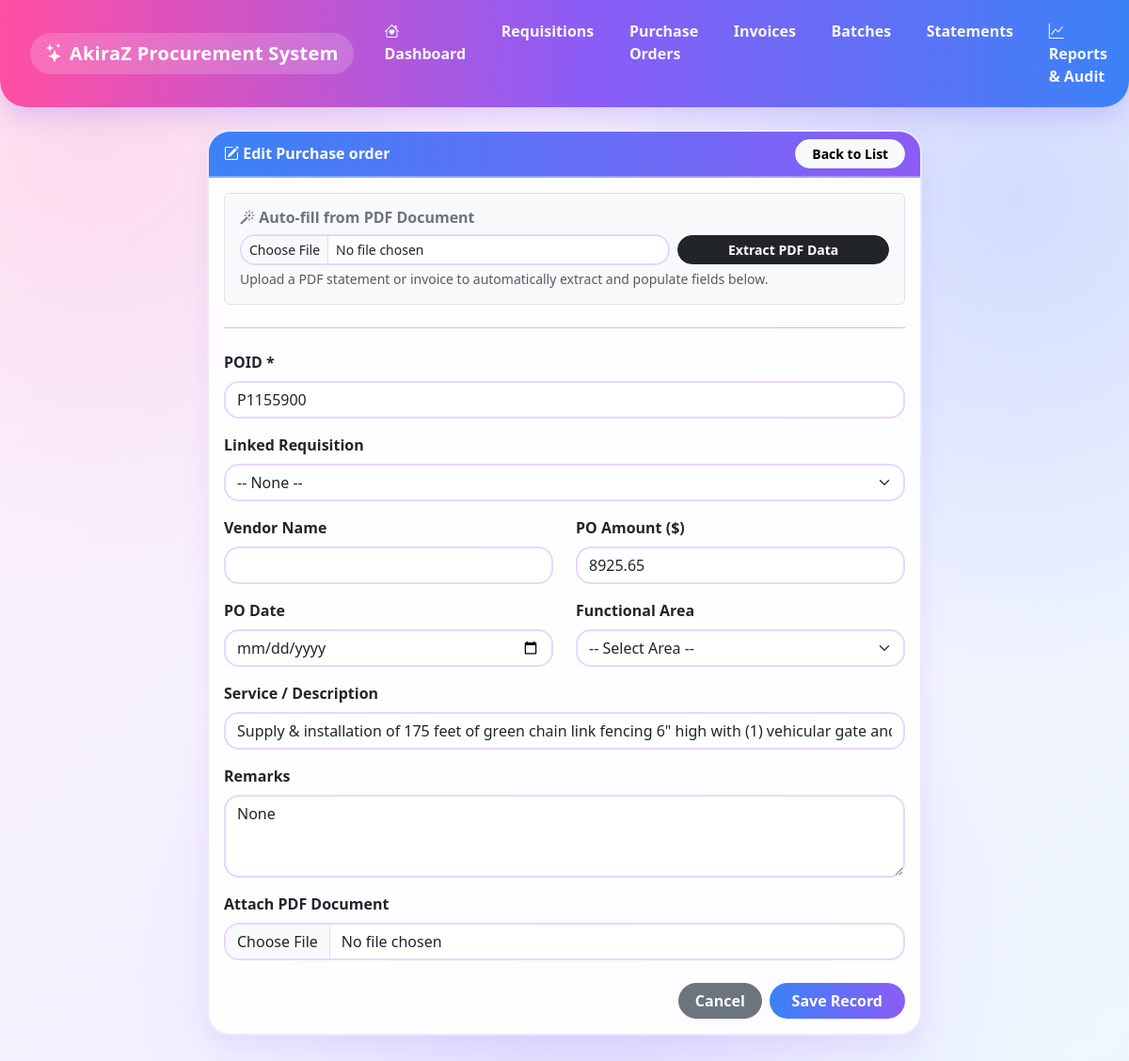
/purchase_orders/edit/14, run on an earlier commit of the app's database.
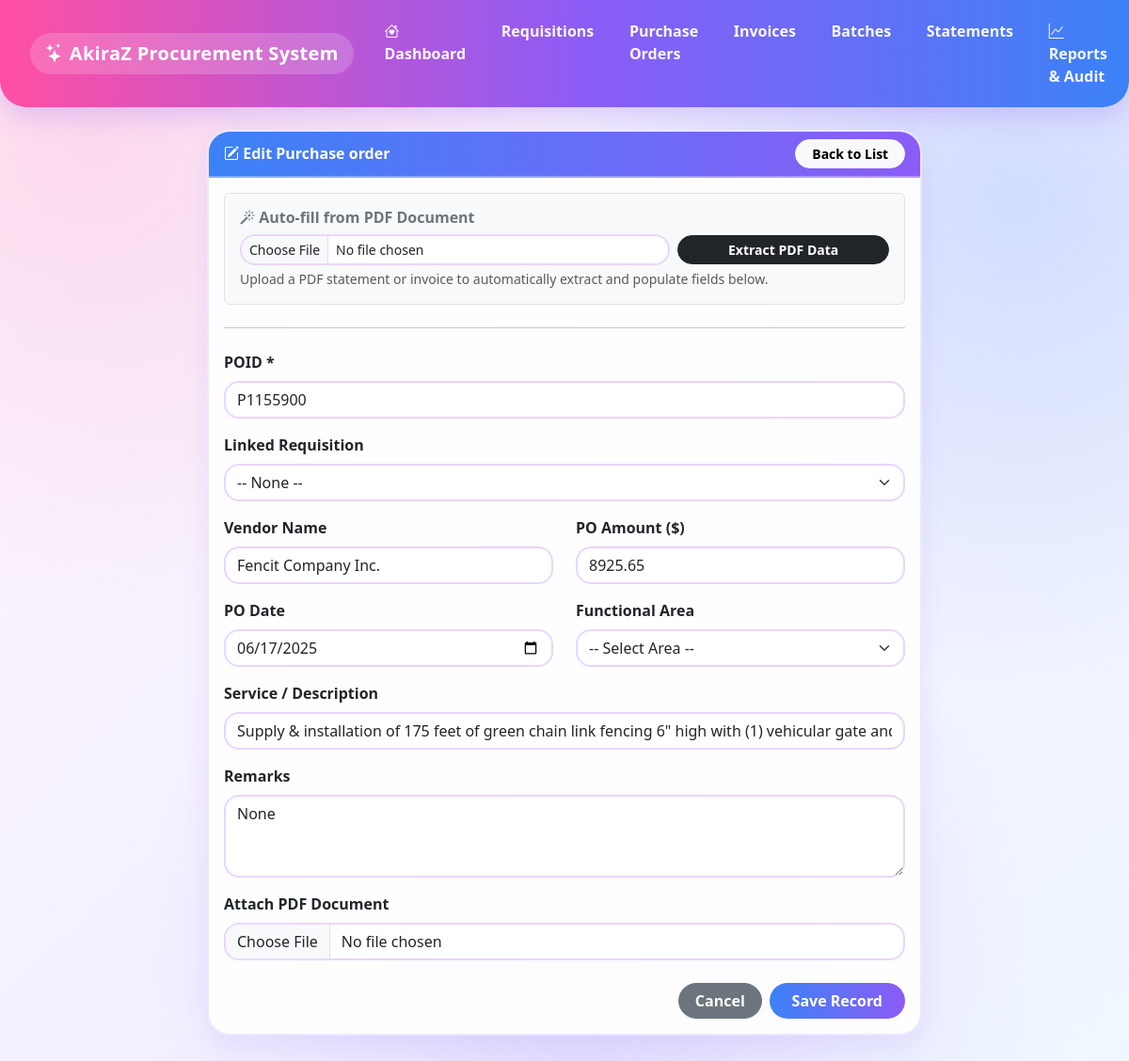
And on a later commit of the database.
### app.py (models this page shows)
class PurchaseOrder(db.Model):
    id = db.Column(db.Integer, primary_key=True)
    poid = db.Column(db.String(50), unique=True, nullable=False)
    requisition_id = db.Column(db.Integer, db.ForeignKey('requisition.id'), nullable=True)
    vendor_name = db.Column(db.String(100))
    po_amount = db.Column(db.Float, default=0.0)
    date = db.Column(db.String(20))
    service = db.Column(db.String(150))
    functional_area = db.Column(db.String(100))
    remarks = db.Column(db.Text)
    pdf_filename = db.Column(db.String(200))
    invoices = db.relationship('Invoice', backref='purchase_order', lazy=True, cascade='all, delete-orphan')

### app.py (the view, shortened to what this page needs)
@app.route('/<entity_type>/edit/<int:id>', methods=['GET', 'POST'])
def edit_entity(entity_type, id):
    if entity_type not in VALID_ENTITIES:
        flash("Invalid section requested.", "danger")
        return redirect(url_for('index'))
    if entity_type == 'requisitions':
        item = Requisition.query.get_or_404(id)
    elif entity_type == 'purchase_orders':
        item = PurchaseOrder.query.get_or_404(id)
    elif entity_type == 'invoices':
        item = Invoice.query.get_or_404(id)
    elif entity_type == 'batches':
        item = BatchSummary.query.get_or_404(id)
    elif entity_type == 'statements':
        item = VendorStatement.query.get_or_404(id)
    requisitions = Requisition.query.all()
    purchase_orders = PurchaseOrder.query.all()
    batches = BatchSummary.query.all()
    statements = VendorStatement.query.all()
    return render_template('add_edit.html', entity_type=entity_type, item=item,
                           requisitions=requisitions, purchase_orders=purchase_orders,
                           batches=batches, statements=statements)

### app.py (called while the page is built)
@app.context_processor
def inject_app_branding():
    return {
        'app_name': 'AkiraZ Procurement System',
        'app_tagline': 'Bubbly Pink, Blue & Purple Procurement Hub'
    }

### templates/add_edit.html (shortened to what the changed rows need)
{% extends "base.html" %}
{% block content %}
<div class="row justify-content-center">
    <div class="col-md-8">
        <div class="card shadow-sm mb-4">
            <div class="card-body">
                <form action="" method="POST" enctype="multipart/form-data">
                    {% if entity_type == 'statements' %}
                    <div class="mb-3">
                        <label for="statement_number" class="form-label fw-bold">Statement Number *</label>
                        <input type="text" class="form-control" id="statement_number" name="statement_number" value="{{ item.statement_number if item else '' }}" required>
                    </div>
                    <div class="mb-3">
                        <label for="vendor" class="form-label fw-bold">Vendor Name</label>
                        <input type="text" class="form-control" id="vendor" name="vendor" value="{{ item.vendor if item else '' }}">
                    </div>
                    <div class="mb-3">
                        <label for="statement_period" class="form-label fw-bold">Statement Period</label>
                        <input type="text" class="form-control" id="statement_period" name="statement_period" placeholder="e.g. October 2026 or Q3 2026" value="{{ item.statement_period if item else '' }}">
                    </div>
                    <div class="mb-3">
                        <label for="date_received" class="form-label fw-bold">Date Received</label>
                        <input type="date" class="form-control" id="date_received" name="date_received" value="{{ item.date_received if item else '' }}">
                    </div>
                    <div class="mb-3">
                        <label for="amount" class="form-label fw-bold">Statement Amount ($)</label>
                        <input type="number" step="0.01" class="form-control" id="amount" name="amount" value="{{ item.amount if item else '' }}">
                    </div>
                    <div class="mb-3">
                        <label for="remarks" class="form-label fw-bold">Remarks / Notes</label>
                        <textarea class="form-control" id="remarks" name="remarks" rows="3">{{ item.remarks if item else '' }}</textarea>
                    </div>
                    {% elif entity_type == 'purchase_orders' %}
                    <div class="mb-3">
                        <label for="poid" class="form-label fw-bold">POID *</label>
                        <input type="text" class="form-control" id="poid" name="poid" value="{{ item.poid if item else '' }}" required>
                    </div>
                    <div class="mb-3">
                        <label for="requisition_id" class="form-label fw-bold">Linked Requisition</label>
                        <select class="form-select" id="requisition_id" name="requisition_id">
                            <option value="">-- None --</option>
                        </select>
                    </div>
                    <div class="row">
                        <div class="col-md-6 mb-3">
                            <label for="vendor_name" class="form-label fw-bold">Vendor Name</label>
                            <input type="text" class="form-control" id="vendor_name" name="vendor_name" value="{{ item.vendor_name if item else '' }}">
                        </div>
                        <div class="col-md-6 mb-3">
                            <label for="po_amount" class="form-label fw-bold">PO Amount ($)</label>
                            <input type="number" step="0.01" class="form-control" id="po_amount" name="po_amount" value="{{ item.po_amount if item else '' }}">
                        </div>
                    </div>
                    <div class="row">
                        <div class="col-md-6 mb-3">
                            <label for="date" class="form-label fw-bold">PO Date</label>
                            <input type="date" class="form-control" id="date" name="date" value="{{ item.date if item else '' }}">
                        </div>
                        <div class="col-md-6 mb-3">
                            <label for="functional_area" class="form-label fw-bold">Functional Area</label>
                            <select class="form-select" id="functional_area" name="functional_area">
                                <option value="">-- Select Area --</option>
                            </select>
                        </div>
                    </div>
                    <div class="mb-3">
                        <label for="service" class="form-label fw-bold">Service / Description</label>
                        <input type="text" class="form-control" id="service" name="service" value="{{ item.service if item else '' }}">
                    </div>
                    <div class="mb-3">
                        <label for="remarks" class="form-label fw-bold">Remarks</label>
                        <textarea class="form-control" id="remarks" name="remarks" rows="3">{{ item.remarks if item else '' }}</textarea>
                    </div>
                    {% endif %}
                </form>
            </div>
        </div>
    </div>
</div>
{% endblock %}

What changed in the data, as far as the page shows it:
changed PurchaseOrder "None": vendor_name (not shown) → "Fencit Company Inc."; date (not shown) → "06/17/2025"
